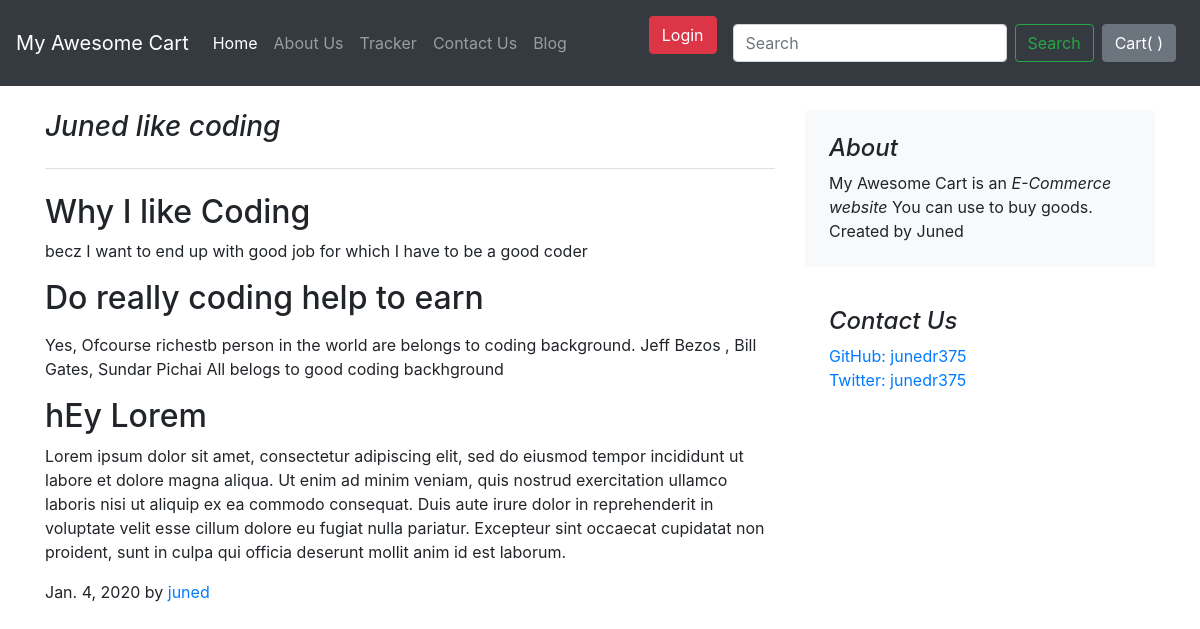
The page /blog/blogpost/1 on the database its author committed.
### blog/models.py (models this page shows)
class Blogpost(models.Model):
    post_id = models.AutoField(primary_key=True)
    title = models.CharField(max_length=50)
    pub_name = models.CharField(max_length=50, default="")
    head0 = models.CharField(max_length=500, default="")
    chead0 = models.CharField(max_length=5000, default="")
    head1 = models.CharField(max_length=500, default="")
    chead1 = models.CharField(max_length=5000, default="")
    head2 = models.CharField(max_length=500, default="")
    chead2 = models.CharField(max_length=5000, default="")
    pub_date = models.DateField()
    thumbnail = models.ImageField(upload_to='shop/images', default="")
    def __str__(self):
        return self.title

### blog/views.py (the view)
# urls.py: path("blogpost/<int:id>",views.blogpost, name="blogPost"),
def	blogpost(request, id):
	post = Blogpost.objects.filter(post_id=id)[0]
	print(post)
	return render(request,'blog/blogpost.html',
		{'post':post})

### blog/templates/blog/blogpost.html (shortened to what this page needs)
{% extends 'blog/basic.html' %}
{% block body %}
<div class="container mt-4">
    <div class="row my-2">
        <div class="col-md-8 blog-main">
            <h3 class="pb-4 mb-4 font-italic border-bottom">
                {{post.title}}
            </h3>
            <div class="blog-post">
                <h2 class="blog-post-title">{{post.head0}}</h2>
                <p>{{post.chead0}}</p>
                <h2 class="blog-post-title">{{post.head1}}</h2>
                <p>{{post.chead1}}</p>
                <h2 class="blog-post-title">{{post.head2}}</h2>
                <p>{{post.chead2}}</p>
                <p class="blog-post-meta">{{post.pub_date}} by <a href="#">{{post.pub_name}}</a></p>
            </div>
        </div>
        <aside class="col-md-4 blog-sidebar">
            <div class="p-4 mb-3 bg-light rounded">
                <h4 class="font-italic">About</h4>
                <p class="mb-0">My Awesome Cart is an <em>E-Commerce website</em> You can use to buy goods. Created by Juned</p>
            </div>
            <div class="p-4">
                <h4 class="font-italic">Contact Us</h4>
                <ol class="list-unstyled">
                    <li><a href="#">GitHub: junedr375</a></li>
                    <li><a href="#">Twitter: junedr375</a></li>
                </ol>
            </div>
        </aside>
    </div>
</div>
{% endblock%}

### rows shown on the page
Blogpost: title "Juned like coding", head0 "Why I like Coding", chead0 "becz I want to end up with good job for which I have to be a good coder", head1 "Do really coding help to earn", chead1 "Yes, Ofcourse richestb person in the world are belongs to coding background. Jeff Bezos , Bill Gates, Sundar Pichai All belogs to good coding backhground", head2 "hEy Lorem", chead2 "Lorem ipsum dolor sit amet, consectetur adipiscing elit, sed do eiusmod tempor incididunt ut labore et dolore magna aliqua. Ut enim ad minim veniam, quis nostrud exercitation ullamco laboris nisi ut aliquip ex ea commodo consequat. Duis aute irure dolor in reprehenderit in voluptate velit esse cillum dolore eu fugiat nulla pariatur. Excepteur sint occaecat cupidatat non proident, sunt in culpa qui officia deserunt mollit anim id est laborum.", pub_date "Jan. 4, 2020", pub_name "juned"
